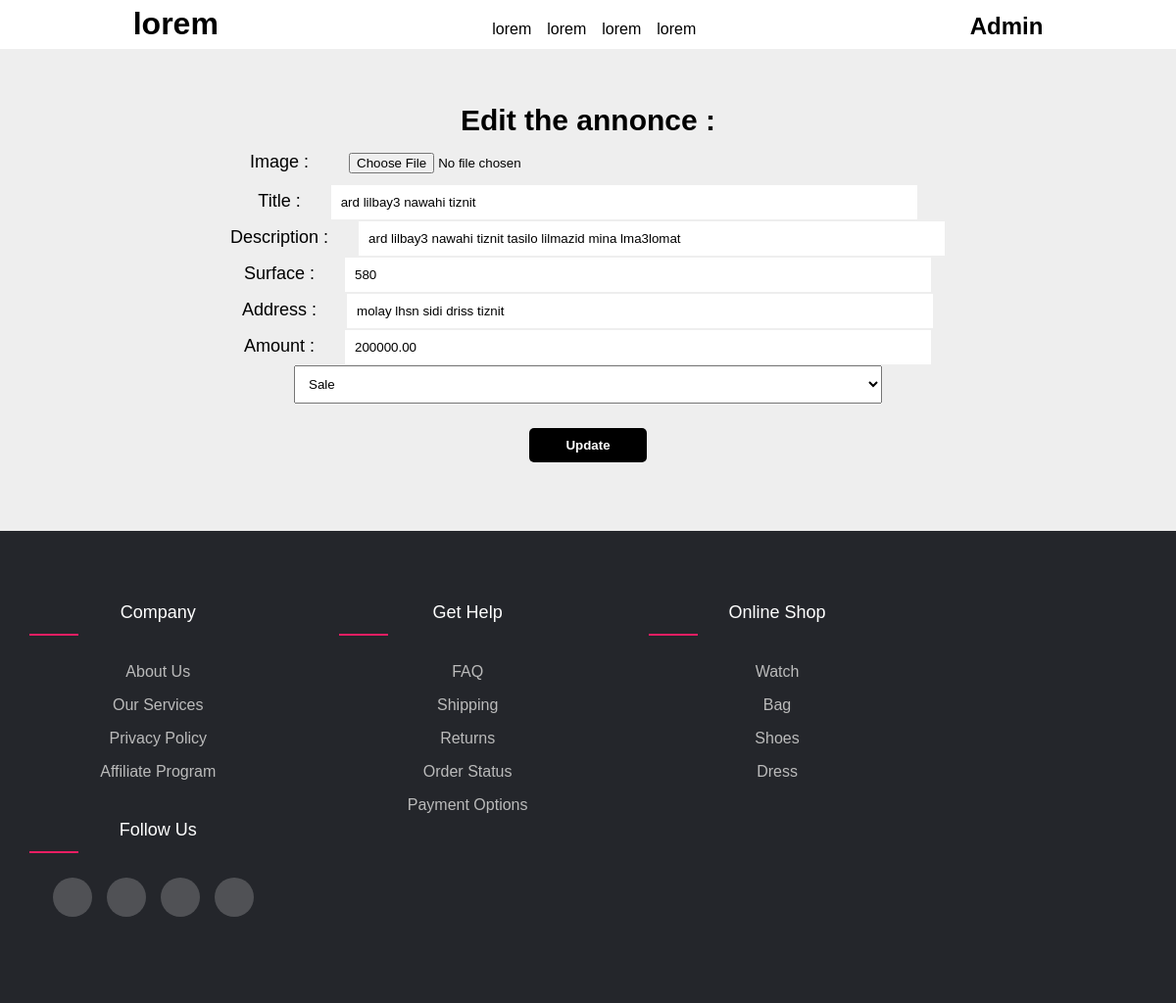
/editAnnonce.php?id=59, run on the app's committed database.
### tables this page shows
CREATE TABLE `annonce` (
  `id` int(11) NOT NULL,
  `title` varchar(255) NOT NULL,
  `image_path` varchar(255) NOT NULL,
  `description` varchar(255) NOT NULL,
  `surface` int(11) NOT NULL,
  `address` varchar(255) NOT NULL,
  `amount` decimal(10,2) NOT NULL,
  `date_annonce` date DEFAULT curdate(),
  `type_annonce` enum('rent','vente') NOT NULL
);

### editAnnonce.php (the view, shortened to what this page needs)
<?php
require "connect.php";
?>
<!DOCTYPE html>
<html lang="en">
<head>
    <link rel="stylesheet" href="style.css">
</head>
<body>
   <div id="header" style="background-color:white;color:black;">
        <div>
<h1>lorem</h1>
        </div>
        <div>
            <ul>
                <li>lorem</li>
                <li>lorem</li>
                <li>lorem</li>
                <li>lorem</li>
            </ul>
        </div>
        <div>
           <h2> Admin </h2>
        </div>
    </div>
<section id="sec2">
<h2>Edit the annonce :</h2>
<?php
if(isset($_GET['id'])){
$annonce_id = mysqli_real_escape_string($conn,$_GET['id']);
$query = "SELECT * FROM annonce WHERE id='$annonce_id' ";
$query_run = mysqli_query($conn,$query);
if(mysqli_num_rows($query_run)){
$annonce = mysqli_fetch_array($query_run);
?>
    <form action="code.php" method="POST" enctype="multipart/form-data" id="editInfo">
    <div>
            <label for="image">Image :</label>
            <input type="file" name="image" id="image" required value="<?=$annonce['image_path'] ?>">
        </div>
    <div>
        <label for="title">Title :</label>
        <input type="text" name="title" id="title" required value="<?=$annonce['title'] ?>">
    </div>
    <div>
        <label for="description">Description :</label>
        <input type="text" name="description" id="description" required value="<?=$annonce['description'] ?>">
    </div>
    <div>
        <label for="surface">Surface :</label>
        <input type="number" name="surface" id="surface" required value="<?=$annonce['surface'] ?>">
    </div>
    <div>
        <label for="address">Address :</label>
        <input type="text" name="address" id="address" required value="<?=$annonce['address'] ?>">
    </div>
    <div>
        <label for="amount">Amount :</label>
        <input type="number" name="amount" id="amount" required value="<?=$annonce['amount'] ?>">
    </div>
    <div>
        <select name="type" id="type" required value="<?=$annonce['type_annonce'] ?>">
            <option value="vente">Sale</option>
        </select>
    </div>
    <button type="submit" id="annonce" name="update">Update</button>
</form>
<?php
}else{
echo "<h2>Not Found !</h2>";
}
}
?>
<footer class="footer">
     <div class="containerr">
      <div class="row">
        <div class="footer-col">
          <h4>company</h4>
          <ul>
            <li><a href="#">about us</a></li>
            <li><a href="#">our services</a></li>
            <li><a href="#">privacy policy</a></li>
            <li><a href="#">affiliate program</a></li>
          </ul>
        </div>
        <div class="footer-col">
          <h4>get help</h4>
          <ul>
            <li><a href="#">FAQ</a></li>
            <li><a href="#">shipping</a></li>
            <li><a href="#">returns</a></li>
            <li><a href="#">order status</a></li>
            <li><a href="#">payment options</a></li>
          </ul>
        </div>
        <div class="footer-col">
          <h4>online shop</h4>
          <ul>
            <li><a href="#">watch</a></li>
            <li><a href="#">bag</a></li>
            <li><a href="#">shoes</a></li>
            <li><a href="#">dress</a></li>
          </ul>
        </div>
        <div class="footer-col">
          <h4>follow us</h4>
          <div class="social-links">
            <a href="#"><i class="fab fa-facebook-f"></i></a>
            <a href="#"><i class="fab fa-twitter"></i></a>
            <a href="#"><i class="fab fa-instagram"></i></a>
            <a href="#"><i class="fab fa-linkedin-in"></i></a>
          </div>
        </div>
      </div>
     </div>
  </footer>
</section>
</body>

### style.css (style rules this page uses)
* { margin: 0; padding:0; box-sizing: border-box; }
body { font-family: 'Nunito Sans', sans-serif; scroll-behavior: smooth; background-color: #eee; }
#header { display:flex; justify-content:space-around; align-items: baseline; background-color: transparent; position: fixed; top: 0; left: 0; right: 0; transition: background-color 0.5s ease-in-out; z-index: 999; color: white; }
#header div ul { display:flex; }
#header div li { list-style: none; margin: 8px; }
#panelSearch form select, input { padding: 10px; border:0.7px #eee solid; }
#panelSearch form button ,#add,#annonce { padding: 10px; border: none; background-color: black; color:white; font-weight:700; margin-top: 25px; border-radius: 5px; cursor: pointer; transition-duration: 0.3s; width: 120px; }
#sec2 { background-color:#eee; text-align: center; padding-top:100px; font-size: 18px; }
#sec2 h2 { font-size:30px; }
#sec2 #infoForm label,#editInfo label { margin-right: 25px; }
#sec2 #infoForm input,#type ,#editInfo input,#type { width: 50%; padding: 10px; }
body { line-height: 1.5; font-family: 'Poppins', sans-serif; }
* { margin:0; padding:0; box-sizing: border-box; }
.containerr { max-width: 1170px; margin:auto; }
.row { display: flex; flex-wrap: wrap; gap:2%; }
ul { list-style: none; }
.footer { background-color: #24262b; padding: 70px 0; margin-top:70px; }
.footer-col { width: 25%; padding: 0 15px; }
.footer-col h4 { font-size: 18px; color: #ffffff; text-transform: capitalize; margin-bottom: 35px; font-weight: 500; position: relative; }
.footer-col h4::before { content: ''; position: absolute; left:0; bottom: -10px; background-color: #e91e63; height: 2px; box-sizing: border-box; width: 50px; }
.footer-col ul li:not(:last-child) { margin-bottom: 10px; }
.footer-col ul li a { font-size: 16px; text-transform: capitalize; color: #ffffff; text-decoration: none; font-weight: 300; color: #bbbbbb; display: block; transition: all 0.3s ease; }
.footer-col .social-links a { display: inline-block; height: 40px; width: 40px; background-color: rgba(255,255,255,0.2); margin:0 10px 10px 0; text-align: center; line-height: 40px; border-radius: 50%; color: #ffffff; transition: all 0.5s ease; }
:root { --primary-color: #644c20b6; --accent-color: #644c20b6; --grey:#484848; --bg-grey: #efefef; --shadow: #949494; }

### data on the page
annonce: title "ard lilbay3 nawahi tiznit", description "ard lilbay3 nawahi tiznit tasilo lilmazid mina lma3lomat", surface "580", address "molay lhsn sidi driss tiznit", amount "200000.00", type "Sale"
